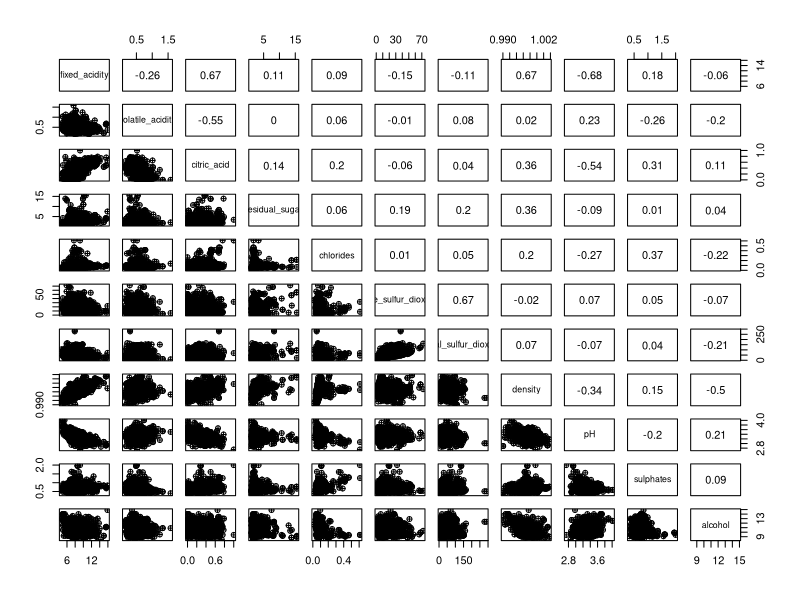
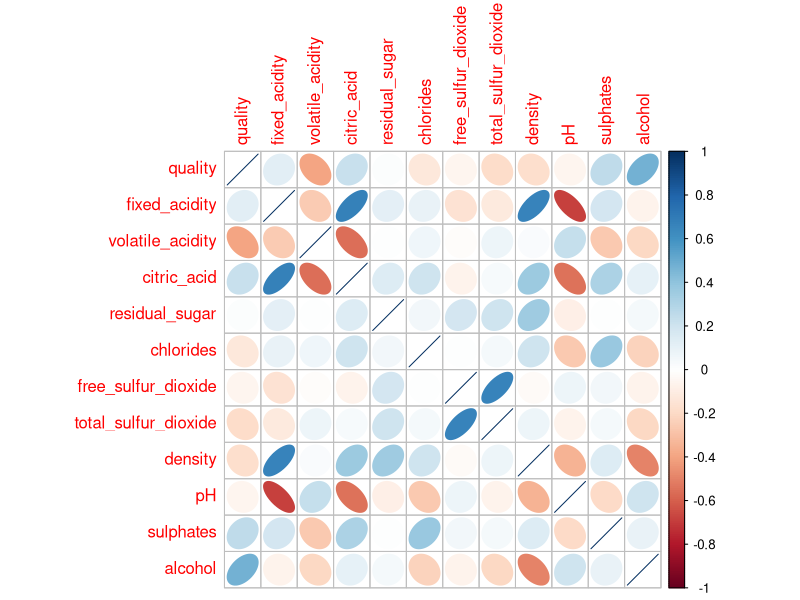
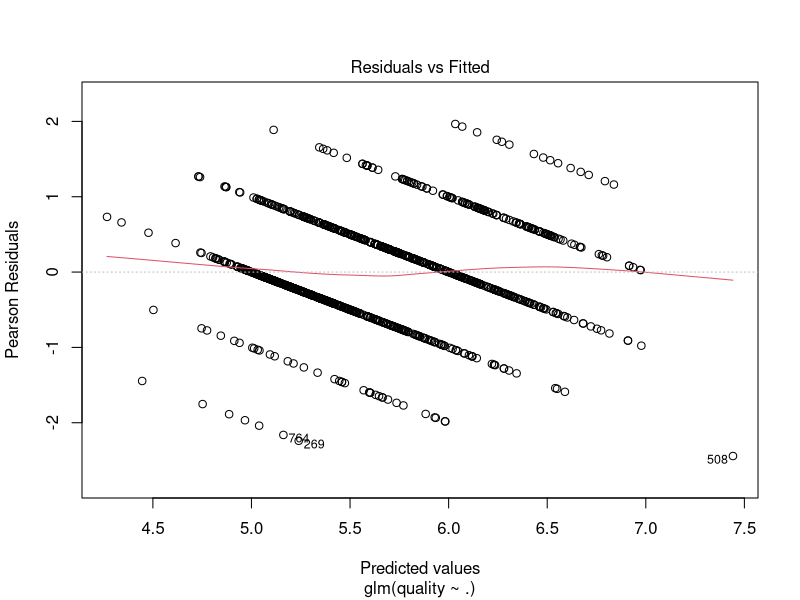
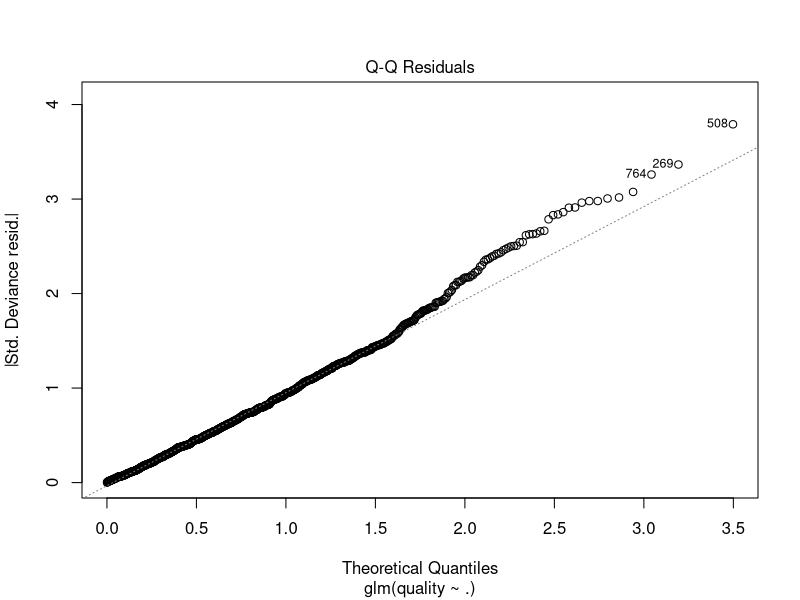
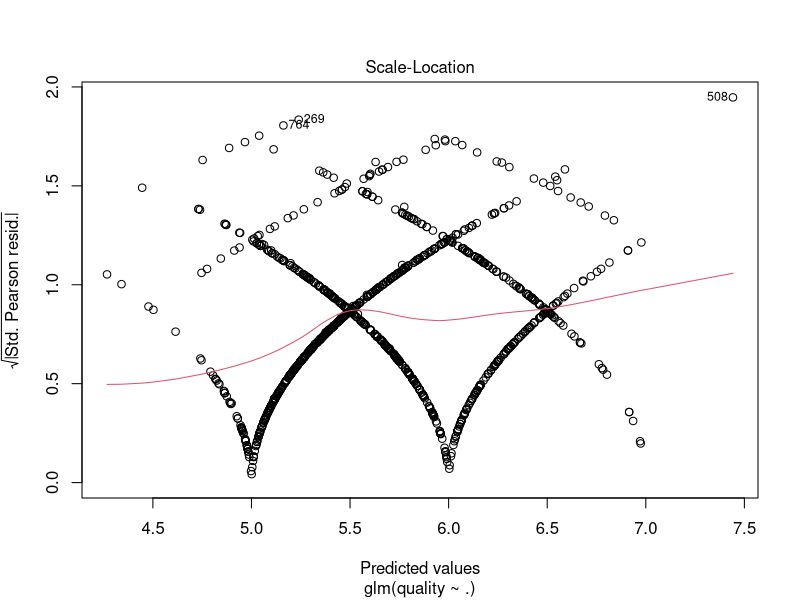
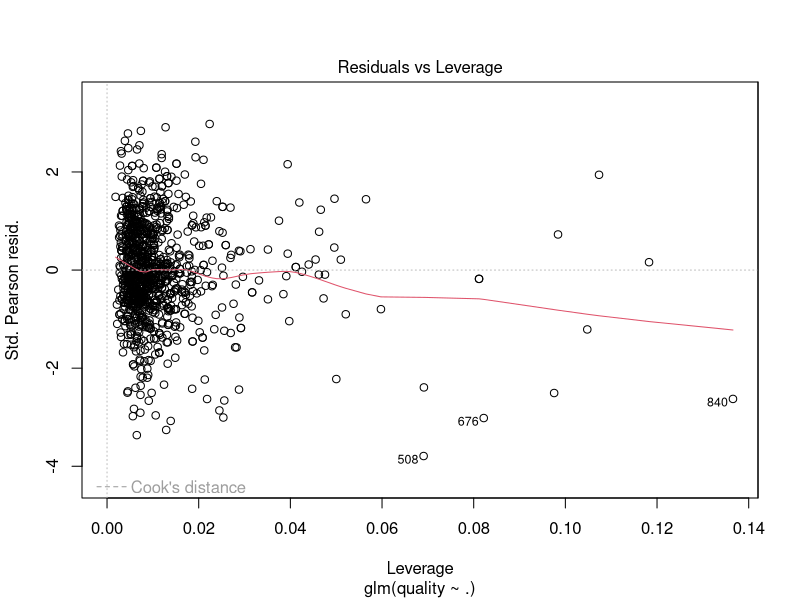

R code for these plots, in order: (Note: this script raises an error after producing the figures.)
## ---- chunk 1
rm(list=ls())
library(readr)
library(carData)
library(MASS)
library(randomForest)
library(caret)
library(tidyverse)
library(corrplot)
library(car)

winequality_red <- read_csv("winequality-red.csv")
#winequality_white <- read_csv("winequality-white.csv")
## ---- chunk 2
Data_red <- na.omit(winequality_red )
train_size_red <- floor(2/3*nrow(Data_red))
set.seed(123)
train_index_red <- sample(seq_len(nrow(Data_red)),size = train_size_red)
Data_red_training <- Data_red[train_index_red,]
Data_red_test <- Data_red[-train_index_red,]

## ---- chunk 3
summary(winequality_red)
head(winequality_red)

# Correlation panel
panel.cor <- function(x, y){
    usr <- par("usr"); on.exit(par(usr))
    par(usr = c(0, 1, 0, 1))
    r <- round(cor(x, y), digits=2)
    txt <- r
    cex.cor <- 0.8/strwidth(txt)
    text(0.5,0.5,txt)
}
# Customize upper panel
lower.panel<-function(x, y){
  points(x,y, pch = 10)
}
# Create the plots
pairs(winequality_red[,2:ncol(winequality_red)], upper.panel = panel.cor,lower.panel = lower.panel)
G = cor(winequality_red)
corrplot(G, method="ellipse")
## ---- chunk 4
Check_p <- function (model){
  summary_table <- coef(summary(model))
  pval <- pnorm(abs(summary_table[, "t value"]),lower.tail = FALSE)* 2
  summary_table <- cbind(summary_table, "p value" = round(pval,7))
  summary_table 
}

Pred_OLR <- function (model,test_data) {
  predict_matrix <- as.matrix(round(predict(model,test_data[,2:ncol(test_data)],type = "p"), 3))
  Prediction <- NULL
  for (i in 1:nrow(Data_red_test)){
    Prediction[i] = which.max(predict_matrix[i,])+2
  }
  Prediction
}

Check_accurate_rate <- function (test_data,final_result) {
  difference_matrix = final_result - test_data[,1]
  count = 0
  for (j in 1:nrow(difference_matrix)){
    if (difference_matrix[j,] == 0){
      count = count + 1
    }
  }
  count/nrow(difference_matrix)
}

Data_red_test_OLR = Data_red_test
Data_red_training_OLR = Data_red_training
#Factorize the dependent variable and scale the variable
Data_red_training_OLR$quality = factor(Data_red_training$quality, levels = c("3","4","5","6","7","8"),ordered = TRUE)
OLR_red <- polr(formula = quality ~ ., data = Data_red_training_OLR, Hess = TRUE)
Check_p(OLR_red)
summary(OLR_red)

# Prediction before reduction 
OLR_check_red <- Pred_OLR(OLR_red,Data_red_test_OLR)
paste("The accurate rate for Ordinal Logistic Regression Model is ",round(Check_accurate_rate(Data_red_test,OLR_check_red),5))


R_sq_OLR = R2(Data_red_test$quality,OLR_check_red)
RMSPE_OLR = RMSE(Data_red_test$quality,OLR_check_red)
MAPE_OLR = MAE(Data_red_test$quality,OLR_check_red)
print(c(R_sq_OLR,RMSPE_OLR/sd(Data_red_test$quality),MAPE_OLR))

table(t(Data_red_test[,1]),OLR_check_red)


# Remove the predictor
# fixed acidity, citric acid, residual sugar and free sulfur dioxide
OLR_red_reduce <- polr(formula = quality ~ volatile_acidity+total_sulfur_dioxide+chlorides+density+pH +sulphates+alcohol , data = Data_red_training_OLR, Hess = TRUE)
Check_p(OLR_red_reduce)
summary(OLR_red_reduce)


# Prediction After reduction
OLR_check_red_reduced <- Pred_OLR(OLR_red_reduce,Data_red_test_OLR)
Accurate_rate_red = Check_accurate_rate(Data_red_test,OLR_check_red_reduced) 
paste("The accurate rate for Reduced Ordinal Logistic Regression Model is ",round(Check_accurate_rate(Data_red_test,OLR_check_red_reduced),5))


R_sq_OLR_redu = R2(Data_red_test$quality,OLR_check_red_reduced)
RMSPE_OLR_redu = RMSE(Data_red_test$quality,OLR_check_red_reduced)
MAPE_OLR_redu = MAE(Data_red_test$quality,OLR_check_red_reduced)
print(c(R_sq_OLR_redu,RMSPE_OLR_redu/sd(Data_red_test$quality),MAPE_OLR_redu))

table(t(Data_red_test[,1]),OLR_check_red_reduced)
## ---- chunk 5
Data_red_training_RF <- Data_red_training
Data_red_training_RF$quality <- as.factor(Data_red_training_RF$quality)
Data_red_training_RF$quality = factor(Data_red_training$quality, levels = c("3","4","5","6","7","8"),ordered = TRUE)

Data_red_test_RF <- Data_red_test
Data_red_test_RF$quality  = NA
Data_red_test_RF$quality <- as.factor(Data_red_test_RF$quality)
Data_red_test_RF$quality <- factor(Data_red_test_RF$quality, levels = c("3","4","5","6","7","8"),ordered = TRUE)

#determine the number of loops
n = 50

#determine the ntree
n_tree = 50

for(i in 1:n)
{
  RF_red <- randomForest(quality~.,data = droplevels(Data_red_training_RF), ntree = n_tree, nPerm = 10,mtry = 4)
  pred_RF_red <- predict(RF_red,Data_red_test_RF)
  Data_red_test_RF <- cbind(Data_red_test_RF, as.data.frame(pred_RF_red))
  colnames(Data_red_test_RF)[ncol(Data_red_test_RF)] <- paste0("Prediction",i)
}

#function to get mode of one row
getmode <- function(v) 
{
  uniqv <- unique(v)
  uniqv[which.max(tabulate(match(v, uniqv)))]
}

#get the predicted value
RF_pred_red <- as.data.frame(Data_red_test_RF[,13:(13+n-1)])

# get the mode of the predicted data
RF_final_pred_red = NULL
for(i in 1:nrow(RF_pred_red))
{
  RF_final_pred_red = c(RF_final_pred_red,as.numeric(getmode(as.vector(unlist(RF_pred_red[i,])))))
}

RF_check_red = as.matrix(RF_final_pred_red)

paste("The accurate rate for Random Forrest Model is ",round(Check_accurate_rate(Data_red_test,RF_check_red),5))

R_sq_RF = R2(Data_red_test$quality,RF_check_red)
RMSPE_RF = RMSE(Data_red_test$quality,RF_check_red)
MAPE_RF = MAE(Data_red_test$quality,RF_check_red)
print(c(R_sq_RF,RMSPE_RF/sd(Data_red_test$quality),MAPE_RF))

table(t(Data_red_test[,1]),RF_check_red)

## ---- chunk 6
Data_red_test_GLM= Data_red_test
Data_red_training_GLM = Data_red_training

GLM_red = glm(formula = quality ~., data = Data_red_training_GLM) 

#Assumption check for the col-linearity 
vif(GLM_red)
X_matrix_red = as.matrix(Data_red_training_GLM[,-1])
XX_red=t(X_matrix_red)%*%X_matrix_red
lambda_red = eigen(XX_red)$values
cond_number_red=max(lambda_red)/min(lambda_red)
indices_red=max(lambda_red)/lambda_red

plot(GLM_red)


#Prediction; Model check 
GLM_check_red = round(as.matrix(predict(GLM_red,Data_red_test_GLM)),0)
paste("The accurate rate for GLM is ",round(Check_accurate_rate(Data_red_test,GLM_check_red),5))

R_sq_GLM_red = R2(Data_red_test$quality,GLM_check_red)
RMSPE_GLM_red = RMSE(Data_red_test$quality,GLM_check_red)
MAPE_GLM_red = MAE(Data_red_test$quality,GLM_check_red)
print(c(R_sq_GLM_red,RMSPE_GLM_red/sd(Data_red_test$quality),MAPE_GLM__red))

table(t(Data_red_test[,1]),GLM_check_red)

summary(GLM_red)
## ---- chunk 7
#stepwise selection
LM_red_full = lm(formula = quality ~., data = Data_red_training) 
LM_red_null = lm(formula = quality ~1, data = Data_red_training) 

step(LM_red_null,data = Data_red_training,scope = list(upper = LM_red_full),direction = "both")

# fixed acidity, citric acid, residual sugar and density  
LM_step_red <- lm(formula = quality ~ volatile_acidity+total_sulfur_dioxide+chlorides+free_sulfur_dioxide+pH +sulphates+alcohol, data = Data_red_training)

avPlots(LM_step_red)

#Assumption check for the col-linearity 
vif(LM_step_red)
X_matrix_LM_step_red = as.matrix(Data_red_training[,-c(1,4,6,7)])
XX_LM_step_red=t(X_matrix_LM_step_red)%*%X_matrix_LM_step_red
lambda_LM_step_red = eigen(XX_LM_step_red)$values
cond_number_LM_step_red=max(lambda_LM_step_red)/min(lambda_LM_step_red)
indices_LM_step_red=max(lambda_LM_step_red)/lambda_LM_step_red

plot(LM_step_red)


#Prediction; Model check 
LM_step_check_red = round(as.matrix(predict(LM_step_red,Data_red_test)),0)
paste("The accurate rate for Step-Wise is ",round(Check_accurate_rate(Data_red_test,LM_step_check_red),5))

R_sq_LM_red = R2(Data_red_test$quality,LM_step_check_red)
RMSPE_LM_red = RMSE(Data_red_test$quality,LM_step_check_red)
MAPE_LM_red = MAE(Data_red_test$quality,LM_step_check_red)
print(c(R_sq_LM_red,RMSPE_LM_red/sd(Data_red_test$quality),MAPE_LM_red))

table(t(Data_red_test[,1]),LM_step_check_red)
